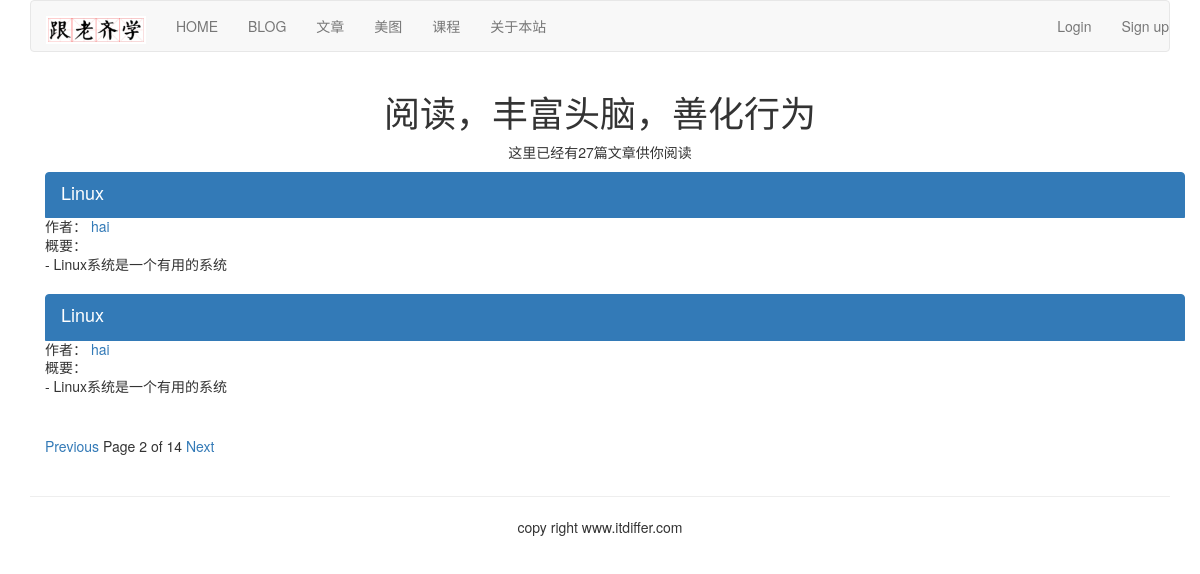
Page /article/list-article-titles/?page=2 on the committed database.
### article/models.py (models this page shows, shortened)
class ArticlePost(models.Model):
    author = models.ForeignKey(User, related_name="article", on_delete=models.CASCADE)
    title = models.CharField(max_length=200)
    slug = models.SlugField(max_length=500)
    column = models.ForeignKey(ArticleColumn, related_name="article_column", on_delete=models.CASCADE)
    body = models.TextField()
    created = models.DateTimeField(default=timezone.now())
    updated = models.DateTimeField(auto_now=True)
    users_like = models.ManyToManyField(User, related_name="articles_like", blank=True)
    article_tag = models.ManyToManyField(ArticleTag, related_name='article_tag', blank=True)
    class Meta:
        ordering = ("title",)
        index_together = (('id', 'slug'),)

### article/list_views.py (the view)
# urls.py: path('list-article-titles/', list_views.article_titles, name="article_titles"),
def article_titles(request, username=None):
    if username:
        user = User.objects.get(username=username)
        articles_title = ArticlePost.objects.filter(author=user)
        try:
            userinfo = user.userinfo
        except:
            userinfo = None
    else:
        articles_title = ArticlePost.objects.all()
    paginator = Paginator(articles_title, 2)
    page = request.GET.get('page')
    try:
        current_page = paginator.page(page)
        articles = current_page.object_list
    except PageNotAnInteger:
        current_page = paginator.page(1)
        articles = current_page.object_list
    except EmptyPage:
        current_page = paginator.page(paginator.num_pages)
        articles = current_page.object_list
    if username:
        return render(request, "article/list/author_articles.html", {"articles":articles, "page":current_page, \
                                                                     "userinfo":userinfo, "user":user})
    return render(request, "article/list/article_titles.html", {"articles":articles, "page":current_page})

### article/templatetags/article_tags.py (called while the page is built)
@register.simple_tag
def total_articles():
    return ArticlePost.objects.count()

### templates/article/list/article_titles.html (shortened to what this page needs)
{% extends "base.html" %}
{% load article_tags %}
{% block content %}
<div class="row text-center vertical-middle-sm">
    <h1>阅读，丰富头脑，善化行为</h1>
    <p>这里已经有{% total_articles %}篇文章供你阅读</p>
</div>
<div class="container">
    {% for article in articles %}
    <div class="list-group">
        <a href="{{article.get_url_path}}" class="list-group-item active">
            <h4 class="list-group-item-heading">{{article.title}}</h4>
        </a>
        <p class="list-group-item-text">作者：
            <a href="{% url 'article:author_articles' article.author.username %}">
                {{article.author.username}}</a>
        </p>
        <p class="list-group-item-text">概要：{{article.body|slice:'70'|linebreaks}}</p>
    </div>
    {% endfor %}
    {% include "paginator.html" %}
</div>
{% endblock %}

### rows in the picture
ArticlePost: title "Linux", author.username "hai", body "- Linux系统是一个有用的系统"
ArticlePost: title "Linux", author.username "hai", body "- Linux系统是一个有用的系统"

### other values in the picture
{{ page.number }} "2"
{{ page.paginator.num_pages }} "14"
